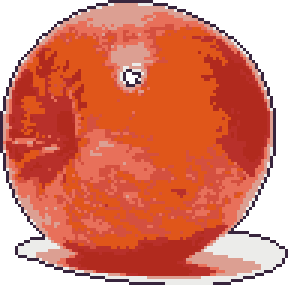
#> input picture games/farmhouse/assets/items/apple_photo_96.png, 96 x 95 px, given in place of apple.jpg, which was not available (shown 3 times larger)
$ python gen_apple_hd.py
#> lines starting #> are read from the running program, lines starting #| are printed output that depends on the picture; after the words box and inside, x2 and y2 are one past the last pixel; in counts of white or black regions, pixels touching at a corner belong together; pictures that were not available may be replaced by others from this repository, and a replacement may not be noted
### games/farmhouse/pixel/pxl.py
"""
ドット絵のキャンバス。文字のマス目(.pxl)を絵にして、拡大した確認用の絵(目盛りつき)と点検の結果を出す。

使い方:  python pxl.py sprites/barrel.pxl        → sprites/barrel.png（原寸）, barrel_zoom.png（拡大+目盛り）
書き方（.pxl）:
  @size 16 20          絵の大きさ（ドット）
  @mirror              左半分だけ書けば、右に折り返す（正面向きの物）
  @sidelight 2 K       左を明るく右を暗く（段数）。K系統（輪郭）には効かない
  @outline sel         外側に輪郭線をつける。sel=となりの色の一番暗い色 / K=夜の黒1色
  @align right         行の短いマスを中央そろえで書ける（左の「..」を省略できる。@mirror と一緒に使う）
  @ramp D 8a5430       系統Dの基本色をこの場で変える（パレットの上書き）
  マス目: 1マス=2文字。 ..=すきま、D3=系統D の明るさ3。マスは空白で区切る。 # から行末はメモ
"""
import sys, json, os, colorsys
import numpy as np
from PIL import Image, ImageDraw, ImageFont

HERE = os.path.dirname(os.path.abspath(__file__))

def hex2rgb(h): h = h.lstrip("#"); return tuple(int(h[i:i + 2], 16) for i in (0, 2, 4))

def make_ramp(base, n=8):
    """基本色から n 段の明暗を作る。暗いほど青むらさきへ、明るいほど黄色へ寄せる。"""
    r, g, b = base; out = []
    mid = 4
    for i in range(n):
        t = (i - mid) / (mid if i < mid else n - 1 - mid)          # -1 … +1
        if t < 0:
            k = -t; tint = (36, 28, 70)
            c = [v * (1 - .38 * k) * (1 - .80 * k) + tt * .80 * k for v, tt in zip((r, g, b), tint)]
        else:
            k = t; tint = (255, 238, 190)
            c = [v * (1 - .55 * k) + tt * .55 * k for v, tt in zip((r, g, b), tint)]
        out.append(tuple(int(round(max(0, min(255, x)))) for x in c))
    return out

def load_palette(overrides=None):
    p = json.load(open(os.path.join(HERE, "palette.json")))
#> (reads games/farmhouse/pixel/palette.json from the repository)
    pal = {}
    for f, d in p["families"].items():
        if "ramp" in d: pal[f] = [hex2rgb(c) for c in d["ramp"]]; continue
        base = hex2rgb((overrides or {}).get(f, d["base"]))
        pal[f] = make_ramp(base, p["shades"])
    return pal, p

# [91 lines left out: functions parse, build, inspect, zoom, not called in this run]

# [8 lines that do not run on import are left out]

### games/farmhouse/pixel/gen_apple_hd.py
"""
りんごの高解像度版（96×96）。python gen_apple_hd.py → assets/items/apple_hd.png / apple_hd_bitten.png / apple_hd_x6.png
形＝くぼみのある丸い高さ場 → 法線で、光・つや（ブリン）・下からの反射光・くぼみのかげ → 縦しまの色むら（赤・だいだい・深い赤）→ 皮の小さな点（決まった位置） → 茎（曲線）・葉（葉脈）。
段は7段で、網点なし。パレットの色だけ。
"""
import os, math
import numpy as np
from PIL import Image, ImageFilter
import pxl
HERE = os.path.dirname(os.path.abspath(__file__))
OUT = os.path.join(HERE, "..", "assets", "items"); os.makedirs(OUT, exist_ok=True)
pal, _ = pxl.load_palette()
def col(f, s): return tuple(int(v) for v in pal[f][int(max(0, min(7, s)))])
def h2(ix, iy, seed=0):
    ix = np.asarray(ix, np.int64); iy = np.asarray(iy, np.int64)
    h = (ix * 73856093) ^ (iy * 19349663) ^ (seed * 83492791); h = (h ^ (h >> 13)) * 1274126177 & 0x7fffffff
    return (h % 10007) / 10007.0
def vn(x, y, seed=0):
    x0, y0 = np.floor(x).astype(int), np.floor(y).astype(int); fx, fy = x - x0, y - y0
    fx, fy = fx * fx * (3 - 2 * fx), fy * fy * (3 - 2 * fy)
    return (h2(x0, y0, seed) * (1 - fx) * (1 - fy) + h2(x0 + 1, y0, seed) * fx * (1 - fy) + h2(x0, y0 + 1, seed) * (1 - fx) * fy + h2(x0 + 1, y0 + 1, seed) * fx * fy)
LIGHT = np.array([-.52, -.62, .58]); LIGHT /= np.linalg.norm(LIGHT)
def bez(p0, p1, p2, p3, n=120):
    t = np.linspace(0, 1, n)[:, None]; P = [np.array(p, float) for p in (p0, p1, p2, p3)]
    return (1 - t) ** 3 * P[0] + 3 * (1 - t) ** 2 * t * P[1] + 3 * (1 - t) * t ** 2 * P[2] + t ** 3 * P[3]

def photo_warmth(S=96, path='/tmp/claude-0/webref/photo/apple.jpg'):
    """本物の写真から、色のかたより（赤→だいだい→黄）の大きな地図を取る。写真は茎が左なので、時計まわりに90度まわして、茎を上にする。"""
    import colorsys
    im = Image.open(path).convert('RGB'); im = im.rotate(-90, expand=True)
    a = np.asarray(im.resize((im.width // 6, im.height // 6), Image.BOX)).astype(float)
    m = (a[..., 0] - a[..., 2] > 70) & (a[..., 0] > 120)
    ys, xs = np.nonzero(m); box = (xs.min(), ys.min(), xs.max() + 1, ys.max() + 1)
    sm = Image.fromarray(a.astype(np.uint8)).crop(box).resize((S, S), Image.BOX)
    sm = sm.filter(ImageFilter.GaussianBlur(S * .045)); b = np.asarray(sm).astype(float) / 255
    hue = np.zeros((S, S)); val = np.zeros((S, S))
    for yy in range(S):
        for xx in range(S):
            h_, s_, v_ = colorsys.rgb_to_hsv(*b[yy, xx]); hue[yy, xx] = h_ * 360; val[yy, xx] = v_
    hh = np.where(hue > 180, hue - 360, hue)
    lo, hi = np.percentile(hh, 5), np.percentile(hh, 99)
    warm = np.clip((hh - lo) / (hi - lo + 1e-6), 0, 1)                                          # 0=赤, 1=黄（写真の中の相対）
    return warm

def apple(S=96, bitten=False, clean=False, warm_map=None):
    k = S / 32.0
    A = np.zeros((S, S, 4), np.uint8); Y, X = np.mgrid[0:S, 0:S]; x = (X + .5) / k; y = (Y + .5) / k      # 32×32 の座標
    # ---- 形
    c1 = ((x - 12.8) / 9.6) ** 2 + ((y - 18.6) / 10.0) ** 2 <= 1
    c2 = ((x - 19.2) / 9.6) ** 2 + ((y - 18.6) / 10.0) ** 2 <= 1
    low = ((x - 16) / 8.6) ** 2 + ((y - 23.6) / 7.6) ** 2 <= 1
    wob = 1 + .02 * np.sin(x * .9 + 1.0) + .015 * np.sin(y * 1.3)
    sh1 = ((x - 10.2) / 5.6) ** 2 + ((y - 14.6) / 5.0) ** 2 <= 1
    sh2 = ((x - 21.8) / 5.6) ** 2 + ((y - 14.6) / 5.0) ** 2 <= 1
    body0 = (c1 | c2 | low | sh1 | sh2) & ~(((x - 16) / 3.2) ** 2 + ((y - 7.0) / 2.6) ** 2 <= 1)
    bite = (body0 & (((x - 26.2) / 6.4) ** 2 + ((y - 19.4) / 5.8) ** 2 <= 1)) if bitten else np.zeros_like(body0)
    body = body0 & ~bite
    # ---- 高さ場（球＋上下のくぼみ）→ 法線
    u = (x - 16) / 14.2; v = (y - 18.6) / 12.6; r2 = u * u + v * v
    h = np.sqrt(np.clip(1 - r2, 0, 1)) * 12.0
    h -= 5.5 * np.exp(-(((x - 16) / 3.4) ** 2 + ((y - 7.6) / 2.6) ** 2))                     # 上のくぼみ
    h += 1.1 * np.exp(-(((x - 16) / 6.0) ** 2 + ((y - 27.5) / 2.0) ** 2))                    # 底のふくらみ
    hs = h * k
    gx = np.gradient(hs, axis=1); gy = np.gradient(hs, axis=0)
    nz = np.ones_like(gx); nx, ny = -gx, -gy; nn = np.sqrt(nx * nx + ny * ny + nz * nz); nx, ny, nz = nx / nn, ny / nn, nz / nn
    lam = np.clip(nx * LIGHT[0] + ny * LIGHT[1] + nz * LIGHT[2], 0, 1)
    hv = LIGHT + np.array([0, 0, 1.0]); hv /= np.linalg.norm(hv)
    spec = np.clip(nx * hv[0] + ny * hv[1] + nz * hv[2], 0, 1) ** 40                                # つや
    bounce = np.clip(-(nx * -.45 + ny * -.7) * .5, 0, 1) * (1 - nz) * 1.3                            # 右下からの反射光
    ao = 1 - .55 * np.exp(-(((x - 16) / 4.6) ** 2 + ((y - 8.8) / 3.8) ** 2))                         # くぼみのまわりの暗がり
    I = np.clip((.26 + .74 * lam) * ao + bounce * .22, 0, 1)
    # ---- 色むら：縦しま（赤・だいだい）
    ang = np.arctan2(x - 16, 20)
    st = vn(ang * 9 + 3, y * .05, 5) * .65 + vn(ang * 21, y * .09, 6) * .35
    orange = np.clip((st - .56) * 3.2, 0, 1) * np.clip(1.15 - (y - 4) / 22, 0, 1)                    # 上ほどだいだい
    deep = np.zeros_like(st)
    # ---- 7段にまとめる（網点なし）。clean=True は、ドット絵の見本（OpenGameArtのりんご）の作り方：少ない色・赤の中に暖色の段・細い弧のつや・三日月のかげ
    band = np.clip(np.floor(I * 7.0 + .15), 0, 6).astype(int)
    if clean:
        rr_ = np.hypot(u, v)
        core = body & (lam < .30) & (rr_ > .55) & (u + v > .1)                                   # 右下の三日月のかげ
        warm = body & (lam > .80) & (x < 20)                                                    # 明るい側は暖色（だいだい赤）へ色ずらし
        for yy, xx in zip(*np.nonzero(body)):
            if core[yy, xx]: f, sh = 'u', 3 if lam[yy, xx] < .12 else 4
            elif warm[yy, xx]: f, sh = 'H', 4
            elif lam[yy, xx] > .55: f, sh = 'G', 5
            else: f, sh = 'G', 4
            if warm_map is not None and not core[yy, xx]:                                          # 写真の色のかたよりで、色の系統を変える
                w_ = warm_map[yy, xx]
                if w_ > .985: f, sh = 'B', (6 if lam[yy, xx] > .55 else 5)                               # 黄みのまだら
                elif w_ > .93: f, sh = 'H', (5 if lam[yy, xx] > .55 else 4)                             # だいだい赤
                elif lam[yy, xx] > .80: f, sh = 'G', 5
            A[yy, xx, :3] = col(f, sh); A[yy, xx, 3] = 255
        # つや：左上のふちにそう、細い弧（太さは中ほどが太く、両はしが細い）
        for tt_ in np.linspace(0, 1, 90):
            ang_ = math.radians(198 + tt_ * 62); rad_ = .66
            cx_, cy_ = 16 + 14.2 * rad_ * math.cos(ang_), 18.6 + 12.6 * rad_ * math.sin(ang_)
            wd_ = .45 + 1.35 * math.sin(math.pi * tt_)
            m_ = body & ((x - cx_) ** 2 + (y - cy_) ** 2 <= wd_ ** 2)
            A[m_, :3] = col('H', 7); A[m_, 3] = 255
        dotm = body & ((x - 8.2) ** 2 + (y - 22.4) ** 2 <= 1.0); A[dotm, :3] = col('H', 7); A[dotm, 3] = 255
    else:
        for yy, xx in zip(*np.nonzero(body)):
            b = band[yy, xx]; o = orange[yy, xx]; d = deep[yy, xx]
            sv_ = st[yy, xx]
            if sv_ > .72 and 3 <= b <= 5 and y[yy, xx] < 21: f, sh = 'H', [1, 2, 3, 3, 4, 5, 6][b] - (1 if b >= 4 else 0)
            elif sv_ < .27 and b <= 4: f, sh = 'u', min(6, [1, 2, 3, 4, 4, 5, 6][b] + 0)
            else: f, sh = 'G', [1, 2, 3, 4, 4, 5, 6][b]
            A[yy, xx, :3] = col(f, sh); A[yy, xx, 3] = 255
    if not clean:
        sp1 = body & (spec > .42); A[sp1, :3] = col('G', 7); A[sp1, 3] = 255
        sp2 = body & (spec > .80); A[sp2, :3] = col('n', 7); A[sp2, 3] = 255
    # 皮の小さな点（決まった位置に14個、上のほうに多い）
    rng = np.random.default_rng(3)
    placed = 0
    while placed < (0 if clean else 14):
        px, py = rng.uniform(7, 26), rng.uniform(10, 28)
        ix, iy = int(px * k), int(py * k)
        if 0 <= ix < S and 0 <= iy < S and body[iy, ix] and lam[iy, ix] > .15:
            A[iy, ix, :3] = col('n', 6); A[iy, ix, 3] = 255
            if h2(ix, iy, 1) > .6: A[iy, min(S - 1, ix + 1), :3] = col('n', 5); A[iy, min(S - 1, ix + 1), 3] = 255
            placed += 1
    # ---- 茎（曲線）
    stem = bez((16.4, 8.8), (16.2, 5.5), (15.6, 3.6), (16.6, 1.4))
    for i, (sx, sy) in enumerate(stem):
        for dx in np.arange(-.75, .76, .25 / k * 2):
            xx, yy = int((sx + dx) * k), int(sy * k)
            if 0 <= xx < S and 0 <= yy < S and (sy < 8.6):
                t = (dx + .75) / 1.5; A[yy, xx, :3] = col('D', 5 if t < .3 else 4 if t < .65 else 2); A[yy, xx, 3] = 255
    # ---- 葉：茎のつけ根から右上へ反って先がとがる。中央の葉脈、左右で明暗、ふちのぎざぎざ
    path = bez((17.2, 7.4), (20.0, 2.8), (25.0, 2.2), (29.0, 5.2), 160)
    px_all = (X + .5) / k; py_all = (Y + .5) / k
    best = np.full((S, S), 1e9); tt = np.zeros((S, S)); sg = np.zeros((S, S))
    for i, (cx_, cy_) in enumerate(path):
        d = np.hypot(px_all - cx_, py_all - cy_)
        upd = d < best
        tang = path[min(i + 1, len(path) - 1)] - path[max(i - 1, 0)]; tang = tang / (np.hypot(*tang) + 1e-9)
        side = np.sign(-(px_all - cx_) * tang[1] + (py_all - cy_) * tang[0] * -1 * -1)
        best = np.where(upd, d, best); tt = np.where(upd, i / (len(path) - 1), tt); sg = np.where(upd, np.sign((px_all - cx_) * (-tang[1]) + (py_all - cy_) * tang[0]), sg)
    wdt = 2.7 * np.sin(np.pi * np.clip(tt * 1.0, 0, 1)) ** .75 * (1 + .06 * np.sin(tt * 55))
    leafm = (best <= wdt) & (tt > .02)
    for yy, xx in zip(*np.nonzero(leafm)):
        t_ = tt[yy, xx]; d_ = best[yy, xx]; w_ = wdt[yy, xx]
        if d_ < .32: sh = 2                                                  # 葉脈
        elif sg[yy, xx] > 0: sh = 6 if t_ < .6 else 5                        # 明るい側
        else: sh = 4 if t_ < .6 else 3                                       # 暗い側
        if w_ - d_ < .45: sh = max(1, sh - 1)                                # ふちはやや暗く
        if abs(d_ - w_ * .55) < .2 and .2 < t_ < .85 and int(t_ * 14) % 2 == 0: sh = max(1, sh - 1)    # 側脈
        A[yy, xx, :3] = col('O', sh); A[yy, xx, 3] = 255
    # ---- かじったあと
    if bitten:
        for yy, xx in zip(*np.nonzero(bite)):
            d = ((x[yy, xx] - 26.2) / 6.4) ** 2 + ((y[yy, xx] - 19.4) / 5.8) ** 2
            A[yy, xx, :3] = col('n', 7 if d < .5 else 6 if d < .78 else 5 if d < .92 else 4); A[yy, xx, 3] = 255
        core = bite & (((x - 25.2) / 2.1) ** 2 + ((y - 19.4) / 3.0) ** 2 <= 1)
        A[core, :3] = col('n', 3); A[core, 3] = 255
        for sx, sy in ((25.0, 18.2), (25.0, 20.6)):
            seed = bite & (((x - sx) / .8) ** 2 + ((y - sy) / 1.0) ** 2 <= 1); A[seed, :3] = col('D', 2); A[seed, 3] = 255
    # ---- 縁取り（左上は明るい赤、右下は暗い赤）
    al = np.pad(A[..., 3] > 0, 1); e = np.zeros_like(al)
    for dy, dx in ((1, 0), (-1, 0), (0, 1), (0, -1)): e |= np.roll(np.roll(al, dy, 0), dx, 1)
    e = (e & ~al)[1:-1, 1:-1]
    for yy, xx in zip(*np.nonzero(e)):
        a_ = (xx + yy) / (2.0 * S); A[yy, xx, :3] = col('R', 2) if a_ < .45 else col('R', 1); A[yy, xx, 3] = 255
    return A

if __name__ == "__main__":
    for nm, im in (("apple_hd", apple(96)), ("apple_hd_bitten", apple(96, True)), ("apple_hd_clean", apple(96, False, True)), ("apple_hd_clean_bitten", apple(96, True, True)), ("apple_hd_photo", apple(96, False, True, photo_warmth(96))), ("apple_hd_photo_bitten", apple(96, True, True, photo_warmth(96)))):
#> in photo_warmth, `im = im.rotate(-90, expand=True)`:
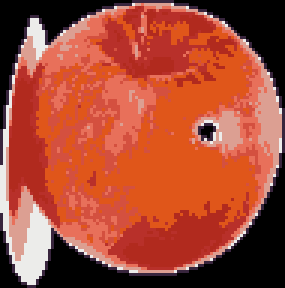
#> im: PIL image 95x96 RGB (shown 3 times larger); mean R, G, B 165.3, 74.6, 53.7
#> in photo_warmth, `ys, xs = np.nonzero(m)`: ys = 164 values from 0 to 14; xs = 164 values, max 13 at index 34, min 0 at index 74, mean 6.93
#> in photo_warmth, `box = (xs.min(), ys.min(), xs.max() + 1, ys.max() + 1)`: box = (0, 0, 14, 15)
#> after the loop in photo_warmth, `for yy in range(S):`:
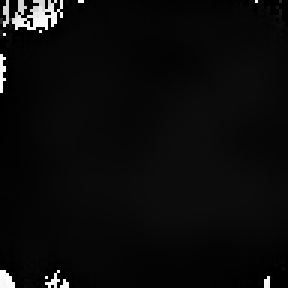
#> hue: shape (96, 96) float64 (shown 3 times larger); min 0, max 358.5, mean 16.5; drawn with min black and max white
#> after the loop in photo_warmth, `for yy in range(S):`:
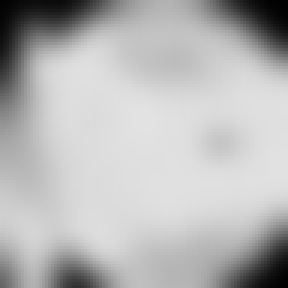
#> val: shape (96, 96) float64 (shown 3 times larger); min 0, max 0.886, mean 0.716
#> in photo_warmth, `hh = np.where(hue > 180, hue - 360, hue)`:
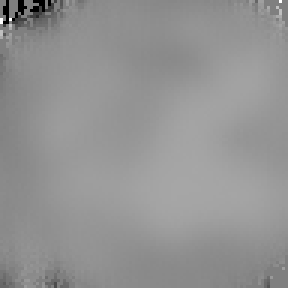
#> hh: shape (96, 96) float64 (shown 3 times larger); min -60, max 60, mean 9.4; drawn with min black and max white
#> in photo_warmth, `lo, hi = np.percentile(hh, 5), np.percentile(hh, 99)`: lo = 0; hi = 17.97
#> in photo_warmth, `warm = np.clip((hh - lo) / (hi - lo + 1e-6), 0, 1)`:
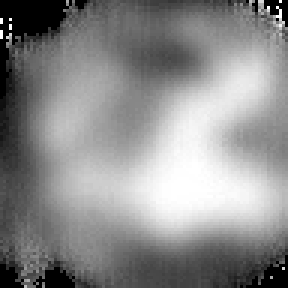
#> warm: shape (96, 96) float64 (shown 3 times larger); min 0, max 1, mean 0.547
#> in apple (call 5), `k = S / 32.0`: k = 3
#> in apple (call 5), `c1 = ((x - 12.8) / 9.6) ** 2 + ((y - 18.6) / 10.0) ** 2 <= 1`:
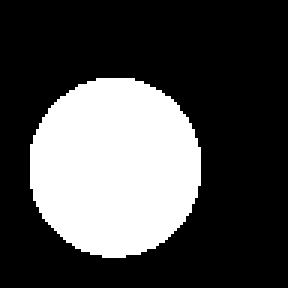
#> c1: shape (96, 96) bool (shown 3 times larger); 29.4% white; 1 white region, box (x1, y1, x2, y2) and area: (10, 26, 67, 86) 2712
#> in apple (call 5), `c2 = ((x - 19.2) / 9.6) ** 2 + ((y - 18.6) / 10.0) ** 2 <= 1`: c2: shape (96, 96) bool; 29.4% white; 1 white region, box (x1, y1, x2, y2) and area: (29, 26, 86, 86) 2712
#> in apple (call 5), `low = ((x - 16) / 8.6) ** 2 + ((y - 23.6) / 7.6) ** 2 <= 1`: low: shape (96, 96) bool; 20.1% white; 1 white region, box (x1, y1, x2, y2) and area: (22, 48, 74, 94) 1852
#> in apple (call 5), `sh1 = ((x - 10.2) / 5.6) ** 2 + ((y - 14.6) / 5.0) ** 2 <= 1`: sh1: shape (96, 96) bool; 8.6% white; 1 white region, box (x1, y1, x2, y2) and area: (14, 29, 47, 59) 789
#> in apple (call 5), `sh2 = ((x - 21.8) / 5.6) ** 2 + ((y - 14.6) / 5.0) ** 2 <= 1`: sh2: shape (96, 96) bool; 8.6% white; 1 white region, box (x1, y1, x2, y2) and area: (49, 29, 82, 59) 789
#> in apple (call 5), `body0 = (c1 | c2 | low | sh1 | sh2) & ~(((x - 16) / 3.2) ** 2 + ((y - ..`: body0: shape (96, 96) bool; 44.1% white; 1 white region, box (x1, y1, x2, y2) and area: (10, 26, 86, 94) 4062
#> in apple (call 5), `bite = (body0 & (((x - 26.2) / 6.4) ** 2 + ((y - 19.4) / 5.8) ** 2 <= ..`: bite: shape (96, 96) bool; every value is 0
#> in vn (call 9), `x0, y0 = (np.floor(x).astype(int), np.floor(y).astype(int))`: y0: shape (96, 96) int64; values 0 (black) and 1 (white), 37.5% white; 1 white region, box (x1, y1, x2, y2) and area: (0, 60, 96, 96) 3456
#> in vn (call 9), `fx, fy = fx * fx * (3 - 2 * fx), fy * fy * (3 - 2 * fy)`:
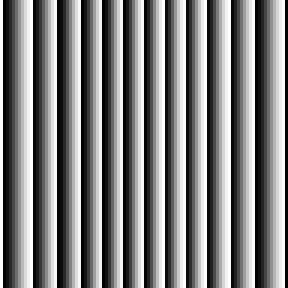
#> fx: shape (96, 96) float64 (shown 3 times larger); min 0.000199, max 1, mean 0.5
#> the loop in apple (call 5), `for yy, xx in zip(*np.nonzero(body)):` made 4062 passes
#> (yy, xx, w_) on passes 1 to 12: (26, 32, 0.668), (26, 33, 0.664), (26, 34, 0.647), (26, 35, 0.643), (26, 36, 0.626), (26, 37, 0.609), (26, 38, 0.592), (26, 39, 0.595), (26, 40, 0.556), (26, 55, 0.48), (26, 56, 0.458), (26, 57, 0.495)
#> w_ on passes 61 to 66: 0.582, 0.546, 0.549, 0.512, 0.512, 0.49
#> after the loop in apple (call 5), `while placed < (0 if clean else 14):`: placed = 0
#> the loop in apple (call 5), `for yy, xx in zip(*np.nonzero(leafm)):` made 453 passes
#> (yy, xx, t_, d_, w_, sh) on passes 1 to 12: (2, 65, 0.478, 2.72, 2.84, 3), (2, 66, 0.497, 2.66, 2.83, 3), (2, 67, 0.516, 2.61, 2.68, 3), (2, 70, 0.572, 2.53, 2.66, 3), (2, 71, 0.591, 2.52, 2.76, 3), (2, 72, 0.61, 2.53, 2.71, 2), (3, 64, 0.459, 2.47, 2.7, 3), (3, 65, 0.478, 2.4, 2.84, 3), (3, 66, 0.497, 2.33, 2.83, 4), (3, 67, 0.516, 2.28, 2.68, 3), (3, 68, 0.535, 2.24, 2.54, 3), (3, 69, 0.553, 2.21, 2.54, 3)
#> t_ on pass 61: 0.327
#> the loop in apple (call 5), `for yy, xx in zip(*np.nonzero(e)):` made 338 passes
#> (yy, xx) on passes 1 to 3: (1, 65), (1, 66), (1, 67)
        Image.fromarray(im).save(os.path.join(OUT, nm + ".png"))
    bg = Image.new("RGBA", (96 * 4 + 20, 96 + 8), (40, 52, 70, 255))
    for i_, im_ in enumerate((apple(96, False, True), apple(96, True, True), apple(96, False, True, photo_warmth(96)), apple(96, True, True, photo_warmth(96)))): bg.alpha_composite(Image.fromarray(im_), (4 + i_ * 100, 4))
    bg.resize((bg.width * 5, bg.height * 5), Image.NEAREST).convert("RGB").save(os.path.join(OUT, "apple_hd_x6.png")); print("ok")
